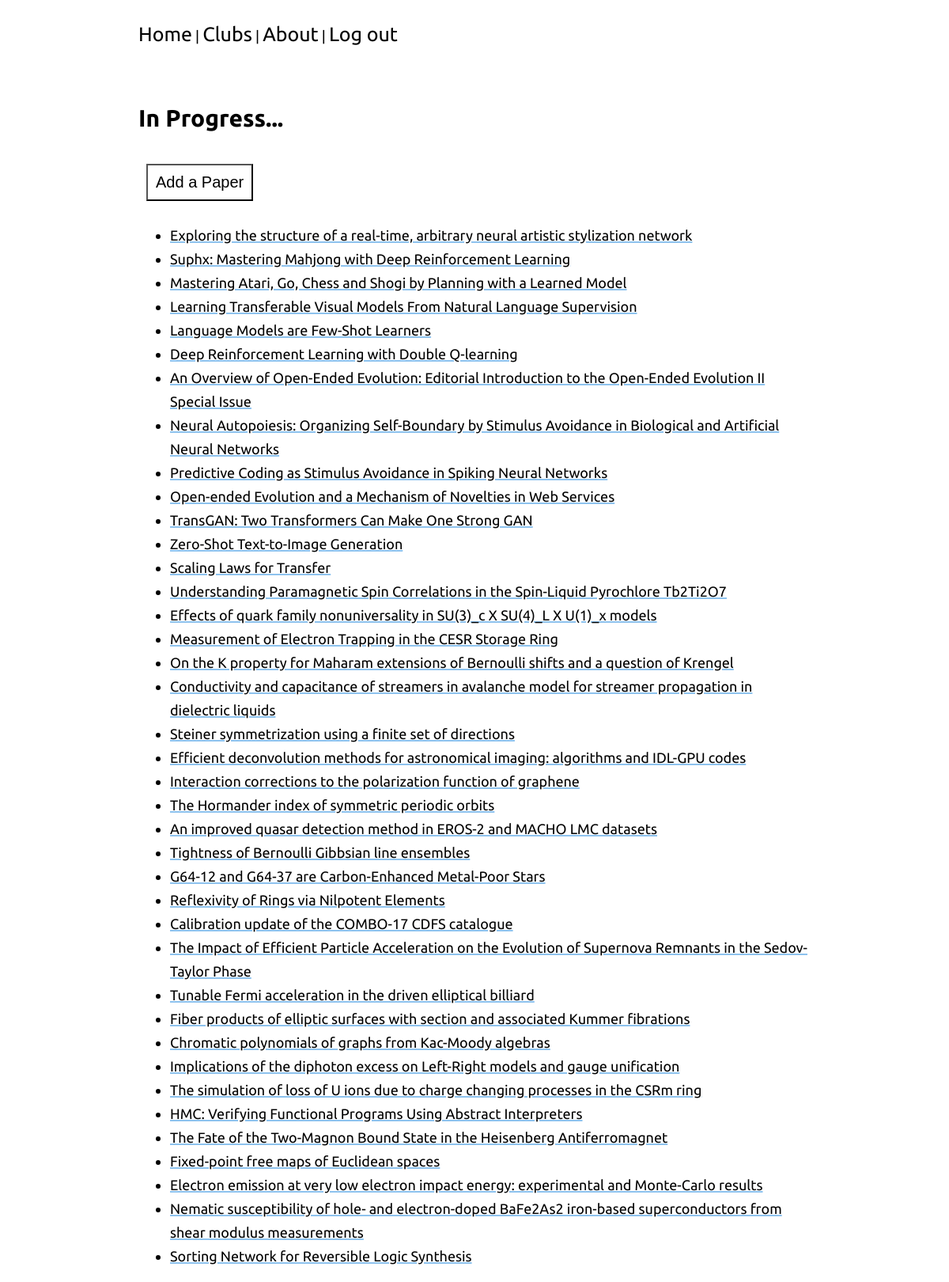
Page /papers/ (signed in) on the committed database.
### papers/models.py (models this page shows)
class Paper(models.Model):
    url = models.URLField(max_length=50)
    pdf_url = models.URLField(max_length=50)
    arxiv_id = models.CharField(max_length=20)
    title = models.CharField(max_length=500)
    authors = models.ManyToManyField('Author', through='AuthorPaper')
    abstract = models.CharField(max_length=1000)
    key_words = models.ManyToManyField('KeyWord', through='KeyWordPaper')
    published = models.DateField()
    def __str__(self):
        return self.title

### papers/views.py (the view)
# urls.py: path('', views.HomeView.as_view(), name='home'),
class HomeView(ListView):
    template_name = 'papers/home.html'
    context_object_name = 'papers_list'  # TODO: Change to recent
    def get_queryset(self):
        return Paper.objects.all()

### papers/templates/papers/home.html (shortened to what this page needs)
{% extends 'base.html' %}
{% block content %}
<h2>In Progress...</h2>
{% include 'papers/add-btn.html' %}
<ul>
  {% for paper in papers_list %}
  <li><a href="{% url 'papers:paper-detail' paper.id %}">{{ paper }}</a></li>
  {% endfor %}
</ul>
{% endblock content %}

### static/styles.css (style rules this page uses)
:root { font-size: 62.5%; --f-serif: "Crimson Text", serif; --f-sans-serif: "Ubuntu", sans-serif; --c-cream: #FFFDD0; --c-lightgrey: #CCCCFF; --c-lightgreen: #DCFAE1; --c-green: #91F7A4; --c-grey: #CCCCCC; --c-purple: #CC33FF; --c-lightblue: #8dc2ee; --c-grey: #F7F1ED; --c-pink: #FEBEB0; --c-darkgreen: #3D5A5B; --c-darkblue: #2F365F; --c-whitepurple: #f4eeff; --c-lightpurple: #dcd6f7; --c-teal: #a6b1e1; --c-darkblue: #424874; --c-snow: #f5fefd; --c-border: black; --border-width: 4px; --c-btn-bg: white; --c-bg: #fffafa; --c-link: var(--c-lightblue); --c-navBar-a: var(--c-purple); --c-navBar-a: black; --c-main-text: black; --f-headers: var(--f-sans-serif) }
body { font-size: 1.8rem; background: var(--c-lightgrey); background: white; line-height: 1.5; font-family: var(--f-sans-serif); }
h2 { font-size: 3rem; }
a { color: var(--main-text); text-decoration: underline var(--c-link) 2px; line-heigh: 1.5; }
li { line-height: 3rem; }

### rows in the picture
Paper: title "Exploring the structure of a real-time, arbitrary neural artistic stylization network"
Paper: title "Suphx: Mastering Mahjong with Deep Reinforcement Learning"
Paper: title "Mastering Atari, Go, Chess and Shogi by Planning with a Learned Model"
Paper: title "Learning Transferable Visual Models From Natural Language Supervision"
Paper: title "Language Models are Few-Shot Learners"
Paper: title "Deep Reinforcement Learning with Double Q-learning"
Paper: title "An Overview of Open-Ended Evolution: Editorial Introduction to the Open-Ended Evolution II Special Issue"
Paper: title "Neural Autopoiesis: Organizing Self-Boundary by Stimulus Avoidance in Biological and Artificial Neural Networks"
Paper: title "Predictive Coding as Stimulus Avoidance in Spiking Neural Networks"
Paper: title "Open-ended Evolution and a Mechanism of Novelties in Web Services"
Paper: title "TransGAN: Two Transformers Can Make One Strong GAN"
Paper: title "Zero-Shot Text-to-Image Generation"
Paper: title "Scaling Laws for Transfer"
Paper: title "Understanding Paramagnetic Spin Correlations in the Spin-Liquid Pyrochlore Tb2Ti2O7"
Paper: title "Effects of quark family nonuniversality in SU(3)_c X SU(4)_L X U(1)_x models"
Paper: title "Measurement of Electron Trapping in the CESR Storage Ring"
Paper: title "On the K property for Maharam extensions of Bernoulli shifts and a question of Krengel"
Paper: title "Conductivity and capacitance of streamers in avalanche model for streamer propagation in dielectric liquids"
Paper: title "Steiner symmetrization using a finite set of directions"
Paper: title "Efficient deconvolution methods for astronomical imaging: algorithms and IDL-GPU codes"
Paper: title "Interaction corrections to the polarization function of graphene"
Paper: title "The Hormander index of symmetric periodic orbits"
Paper: title "An improved quasar detection method in EROS-2 and MACHO LMC datasets"
Paper: title "Tightness of Bernoulli Gibbsian line ensembles"
Paper: title "G64-12 and G64-37 are Carbon-Enhanced Metal-Poor Stars"
Paper: title "Reflexivity of Rings via Nilpotent Elements"
Paper: title "Calibration update of the COMBO-17 CDFS catalogue"
Paper: title "The Impact of Efficient Particle Acceleration on the Evolution of Supernova Remnants in the Sedov-Taylor Phase"
Paper: title "Tunable Fermi acceleration in the driven elliptical billiard"
Paper: title "Fiber products of elliptic surfaces with section and associated Kummer fibrations"
Paper: title "Chromatic polynomials of graphs from Kac-Moody algebras"
Paper: title "Implications of the diphoton excess on Left-Right models and gauge unification"
Paper: title "The simulation of loss of U ions due to charge changing processes in the CSRm ring"
Paper: title "HMC: Verifying Functional Programs Using Abstract Interpreters"
Paper: title "The Fate of the Two-Magnon Bound State in the Heisenberg Antiferromagnet"
Paper: title "Fixed-point free maps of Euclidean spaces"
Paper: title "Electron emission at very low electron impact energy: experimental and Monte-Carlo results"
Paper: title "Nematic susceptibility of hole- and electron-doped BaFe2As2 iron-based superconductors from shear modulus measurements"
Paper: title "Sorting Network for Reversible Logic Synthesis"
